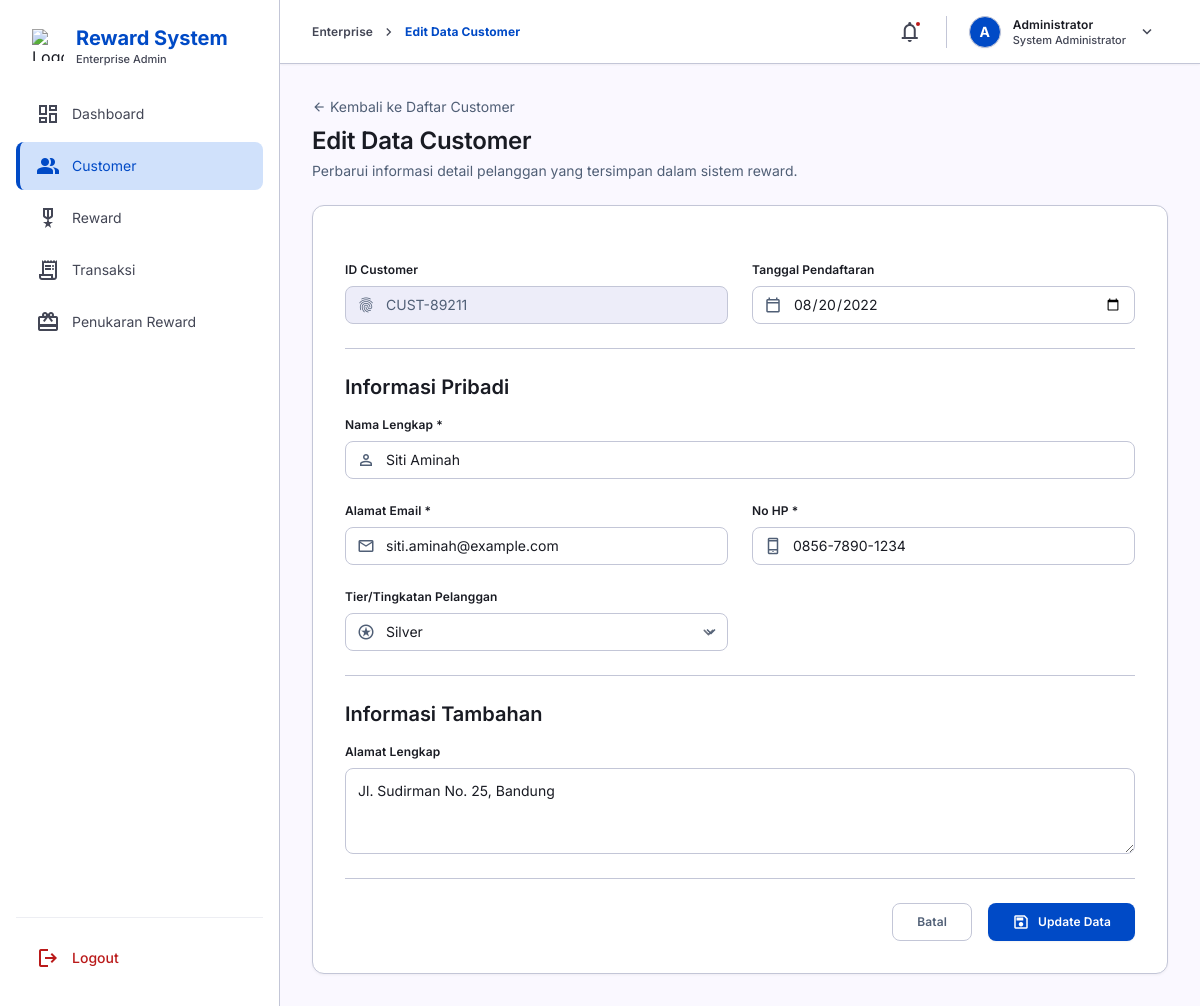
The page /customer/edit.php?id=2 (signed in) on the database its author committed.
### tables this page shows
CREATE TABLE customer (
    id INT AUTO_INCREMENT PRIMARY KEY,
    id_customer VARCHAR(20) NOT NULL UNIQUE,
    nama VARCHAR(100) NOT NULL,
    email VARCHAR(100) NOT NULL,
    no_hp VARCHAR(20) NOT NULL,
    alamat TEXT,
    tier ENUM('Gold', 'Silver', 'Bronze') DEFAULT 'Bronze',
    total_poin INT DEFAULT 0,
    tanggal_daftar DATE NOT NULL,
    created_at TIMESTAMP DEFAULT CURRENT_TIMESTAMP,
    updated_at TIMESTAMP DEFAULT CURRENT_TIMESTAMP ON UPDATE CURRENT_TIMESTAMP
);

### customer/edit.php (the view, shortened to what this page needs)
<?php
require_once '../config/koneksi.php';
$id = (int)($_GET['id'] ?? 0);
$stmt = $conn->prepare("SELECT * FROM customer WHERE id = ?");
$stmt->bind_param("i", $id);
$stmt->execute();
$c = $stmt->get_result()->fetch_assoc();
require_once '../includes/header.php';
?>
<body class="bg-background text-on-background antialiased min-h-screen flex">
  <?php require_once '../includes/sidebar.php'; ?>
  <div class="flex-1 w-full lg:ml-[280px] lg:w-auto flex flex-col min-h-screen transition-all duration-300">
    <?php require_once '../includes/topbar.php'; ?>
    <main class="flex-1 pt-24 px-margin-mobile lg:px-margin-desktop pb-8 max-w-container-max mx-auto w-full">
      <div class="max-w-4xl mx-auto">
        <div class="mb-stack-lg">
          <a class="inline-flex items-center text-secondary hover:text-primary transition-colors font-body-md text-body-md mb-2" href="index.php">
            <span class="material-symbols-outlined text-sm mr-1">arrow_back</span>
            Kembali ke Daftar Customer
          </a>
          <h1 class="font-headline-lg text-headline-lg text-on-surface">Edit Data Customer</h1>
          <p class="font-body-md text-body-md text-secondary mt-1">Perbarui informasi detail pelanggan yang tersimpan dalam sistem reward.</p>
        </div>
        <div class="bg-surface-container-lowest rounded-xl border border-outline-variant shadow-[0px_1px_3px_rgba(0,0,0,0.05)] p-stack-lg md:p-8">
          <form action="update.php" method="POST" class="space-y-stack-lg">
            <div class="grid grid-cols-1 md:grid-cols-2 gap-gutter">
              <div class="space-y-2">
                <label class="block font-label-md text-label-md text-on-surface" for="id_customer">ID Customer</label>
                <div class="relative">
                  <div class="absolute inset-y-0 left-0 pl-3 flex items-center pointer-events-none text-secondary">
                  </div>
                  <input class="block w-full pl-10 pr-3 py-2 border border-outline-variant rounded-lg bg-surface-container text-secondary font-body-md text-body-md focus:ring-primary focus:border-primary cursor-not-allowed" readonly id="id_customer" name="id_customer" type="text" value="<?= htmlspecialchars($c['id_customer']) ?>"/>
                </div>
              </div>
              <div class="space-y-2">
                <label class="block font-label-md text-label-md text-on-surface" for="tanggal_daftar">Tanggal Pendaftaran</label>
                <div class="relative">
                  <div class="absolute inset-y-0 left-0 pl-3 flex items-center pointer-events-none text-secondary">
                  </div>
                  <input class="block w-full pl-10 pr-3 py-2 border border-outline-variant rounded-lg bg-surface-container-lowest text-on-surface font-body-md text-body-md focus:ring-primary focus:border-primary transition-shadow" id="tanggal_daftar" name="tanggal_daftar" type="date" value="<?= $c['tanggal_daftar'] ?>" required />
                </div>
              </div>
            </div>
            <div class="border-t border-outline-variant pt-6">
              <h3 class="font-headline-md text-headline-md text-on-surface mb-4">Informasi Pribadi</h3>
              <div class="grid grid-cols-1 md:grid-cols-2 gap-gutter">
                <div class="space-y-2 md:col-span-2">
                  <label class="block font-label-md text-label-md text-on-surface" for="nama">Nama Lengkap *</label>
                  <div class="relative">
                    <div class="absolute inset-y-0 left-0 pl-3 flex items-center pointer-events-none text-secondary">
                    </div>
                    <input class="block w-full pl-10 pr-3 py-2 border border-outline-variant rounded-lg bg-surface-container-lowest text-on-surface font-body-md text-body-md focus:ring-2 focus:ring-primary focus:border-primary outline-none transition-shadow" id="nama" name="nama" placeholder="Masukkan nama lengkap pelanggan" value="<?= htmlspecialchars($c['nama']) ?>" required type="text"/>
                  </div>
                </div>
                <div class="space-y-2">
                  <label class="block font-label-md text-label-md text-on-surface" for="email">Alamat Email *</label>
                  <div class="relative">
                    <div class="absolute inset-y-0 left-0 pl-3 flex items-center pointer-events-none text-secondary">
                    </div>
                    <input class="block w-full pl-10 pr-3 py-2 border border-outline-variant rounded-lg bg-surface-container-lowest text-on-surface font-body-md text-body-md focus:ring-2 focus:ring-primary focus:border-primary outline-none transition-shadow" id="email" name="email" placeholder="email@contoh.com" value="<?= htmlspecialchars($c['email']) ?>" required type="email"/>
                  </div>
                </div>
                <div class="space-y-2">
                  <label class="block font-label-md text-label-md text-on-surface" for="no_hp">No HP *</label>
                  <div class="relative">
                    <div class="absolute inset-y-0 left-0 pl-3 flex items-center pointer-events-none text-secondary">
                    </div>
                    <input class="block w-full pl-10 pr-3 py-2 border border-outline-variant rounded-lg bg-surface-container-lowest text-on-surface font-body-md text-body-md focus:ring-2 focus:ring-primary focus:border-primary outline-none transition-shadow" id="no_hp" name="no_hp" placeholder="081234567890" value="<?= htmlspecialchars($c['no_hp']) ?>" required type="text"/>
                  </div>
                </div>
                <div class="space-y-2">
                  <label class="block font-label-md text-label-md text-on-surface" for="tier">Tier/Tingkatan Pelanggan</label>
                  <div class="relative">
                    <div class="absolute inset-y-0 left-0 pl-3 flex items-center pointer-events-none text-secondary">
                    </div>
                    <select class="block w-full pl-10 pr-10 py-2 border border-outline-variant rounded-lg bg-surface-container-lowest text-on-surface font-body-md text-body-md focus:ring-2 focus:ring-primary focus:border-primary outline-none transition-shadow appearance-none" id="tier" name="tier" required>
                      <option value="Silver" <?= $c['tier'] === 'Silver' ? 'selected' : '' ?>>Silver</option>
                    </select>
                    <div class="absolute inset-y-0 right-0 flex items-center px-2 pointer-events-none text-secondary">
                    </div>
                  </div>
                </div>
              </div>
            </div>
            <div class="border-t border-outline-variant pt-6">
              <h3 class="font-headline-md text-headline-md text-on-surface mb-4">Informasi Tambahan</h3>
              <div class="space-y-2">
                <label class="block font-label-md text-label-md text-on-surface" for="alamat">Alamat Lengkap</label>
                <textarea class="block w-full p-3 border border-outline-variant rounded-lg bg-surface-container-lowest text-on-surface font-body-md text-body-md focus:ring-2 focus:ring-primary focus:border-primary outline-none transition-shadow resize-y" id="alamat" name="alamat" placeholder="Masukkan alamat lengkap pengiriman/domisili" rows="3" required><?= htmlspecialchars($c['alamat']) ?></textarea>
              </div>
            </div>
            <div class="pt-6 flex items-center justify-end gap-4 border-t border-outline-variant">
              <a href="index.php" class="px-6 py-2.5 rounded-lg border border-outline-variant text-secondary bg-transparent hover:bg-surface-container-low font-label-md text-label-md transition-colors text-center">
                Batal
              </a>
              <button class="px-6 py-2.5 rounded-lg bg-primary text-white font-label-md text-label-md hover:opacity-90 shadow-sm transition-all focus:ring-2 focus:ring-offset-2 focus:ring-primary flex items-center gap-2" type="submit">
                <span class="material-symbols-outlined text-[18px]">save</span>
                Update Data
              </button>
            </div>
          </form>
        </div>
      </div>
    </main>
  </div>
</body>
</html>

### includes/header.php (style rules this page uses)
.material-symbols-outlined { font-variation-settings: 'FILL' 0, 'wght' 400, 'GRAD' 0, 'opsz' 24; }

### rows shown on the page
customer: id_customer "CUST-89211", tanggal_daftar "08/20/2022", nama "Siti Aminah", email "siti.aminah@example.com", no_hp "0856-7890-1234", tier "Silver", alamat "Jl. Sudirman No. 25, Bandung"

### other values the page prints
$page_title "Edit Data Customer"
substr($_SESSION['admin_nama'], 0, 1) "A"
$_SESSION['admin_nama'] "Administrator"
